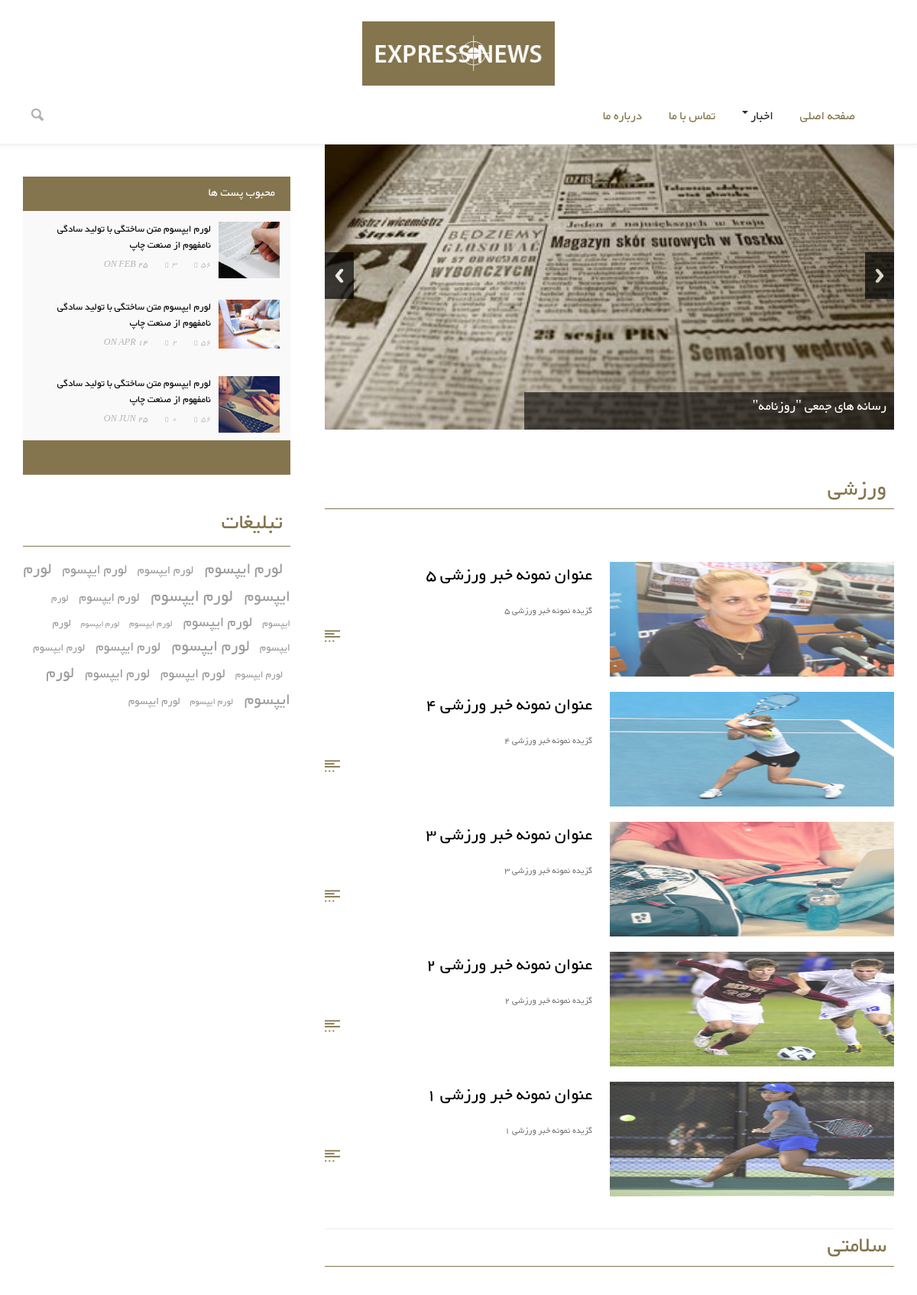
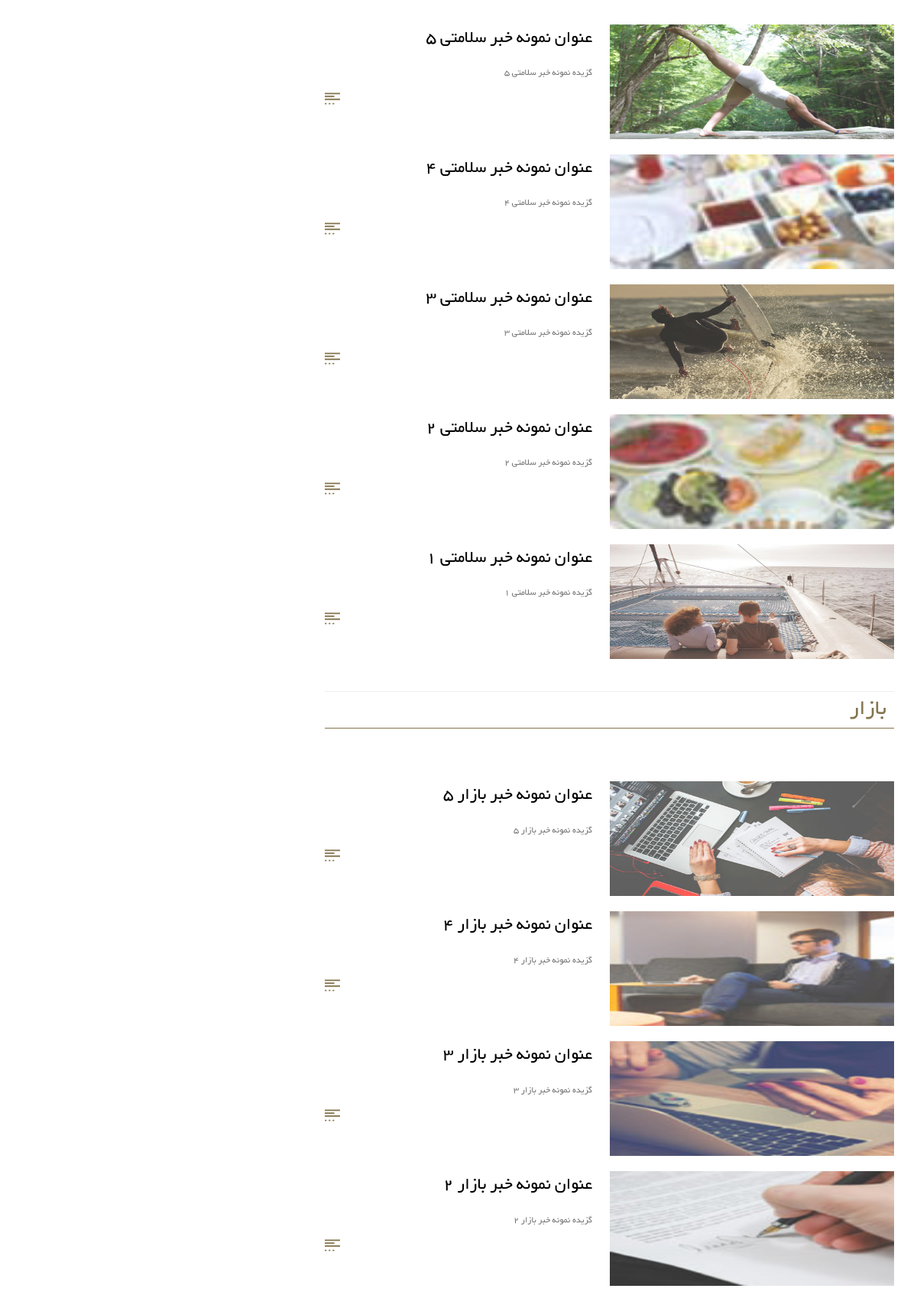
The page / (upper part) on the database its author committed (2 pictures, top to bottom).
### tables this page shows
CREATE TABLE `slider` (
  `id` int(11) NOT NULL,
  `title` varchar(250) NOT NULL,
  `address` varchar(500) NOT NULL
);

CREATE TABLE `news_cat` (
  `id` int(11) NOT NULL,
  `title` varchar(100) NOT NULL
);

CREATE TABLE `news` (
  `id` int(11) NOT NULL,
  `title` varchar(200) NOT NULL,
  `excerpt` text NOT NULL,
  `content` text NOT NULL,
  `pic` varchar(500) NOT NULL,
  `visit_count` int(11) NOT NULL DEFAULT 0,
  `cat_id` int(11) NOT NULL DEFAULT 0,
  `created_at` date NOT NULL
);

### Lib/View.php (called while the page is built, shortened)
<?php
    class View {
        public $nc;
        function __construct() {
            $this->nc = new news_cat();
        }
        function header()
        {
            $data['allNews_cat'] = $this->nc->get_all("news_cat");
            $this->render('front/header',$data);
        }
        function footer()
        {
            $data['allNews_cat'] = $this->nc->get_all("news_cat");
            $this->render('front/footer',$data);
        }
        public function render($view_name, $data = NULL)
        {
            require "Views/" . $view_name . ".php";
        }
    }

### Controllers/mainController.php (called while the page is built, shortened)
<?php
    class mainController extends Controller
    {
        public function index()
        {
            $allNews = $this->model->get_last("news","id");
            $data['allNews'] = $allNews;
            $allSliders = $this->model->get_all("slider");
            $data['allSliders'] = $allSliders;
            $allMessages = $this->model->get_all("contact_us");
            $data['allMessages'] = $allMessages;
            $allNews_cat = $this->model->get_all("news_cat");
            $allNews_cat2 = [];
            while ($row = $allNews_cat->fetch_assoc()) {
                $counter = 0;
                $id = $row['id'];
                $row['news'] = [];
                while ($new = $allNews->fetch_assoc()){
                    if($id == $new['cat_id']){
                        array_push($row['news'], ['id' =>$new['id'] , 'title' => $new['title'] , 'excerpt' => $new['excerpt'] , 'visit_count' => $new['visit_count'] , 'pic' => $new['pic'] ]);
                        $counter++;
                        if ($counter==5)
                            break;
                    }
                }
                $allNews_cat2[] = $row;
                mysqli_data_seek($allNews, 0);
            }
            mysqli_data_seek($allNews_cat, 0);
            $data['allNews_cat'] = $allNews_cat;
            $data['allNews_cat2'] = $allNews_cat2;
            $this->view->header();
            $this->view->render('front/index',$data);
            $this->view->footer();
        }
    }

### Lib/Bootstrap.php (called while the page is built, shortened)
<?php
    class Bootstrap {
        function __construct() {
            if(!isset($_GET['page']) || $_GET['page']=='index.php')
            {
                $page = "main";
            }
            else {
                $page = $_GET['page'];
            }
            $arr = explode('/', $page);
            $controller = new $ctrl;
            $controller->loadModel($arr[0]);
            if(isset($arr[1]))
            {
                $method = $arr[1];
            }
            else {
                $method = 'index';
            }
            $controller->{$method}();
        }
    }

### index.php (called while the page is built, shortened)
<?php
    require 'Lib/Bootstrap.php';
    require 'Lib/Controller.php';
    require 'Lib/View.php';
    require 'Lib/DataBase.php';
    require 'Lib/Model.php';
    $app = new Bootstrap();

### Lib/Controller.php (called while the page is built, shortened)
<?php
    class Controller {
        public function loadModel($model_name)
        {
            $model = "Models/" .($model_name) . ".php";
            if(file_exists($model)){
                $this->model = new $model_name();
            }
        }
    }

### Lib/DataBase.php (called while the page is built, shortened)
<?php
    class DataBase
    {
        function __construct()
        {
            $this->conn = new mysqli(HOST, DB_USERNAME, DB_PASSWORD, DB_NAME);
        }
    }

### Lib/Model.php (called while the page is built, shortened)
<?php
    class Model extends DataBase {
        public $conn;
        public function get_all($table)
        {
            $q = "SELECT * FROM $table" ;
            return mysqli_query($this->conn, $q);
        }
        public function get_last($table,$id)
        {
            $q = "SELECT * FROM $table ORDER BY $id DESC" ;
            return mysqli_query($this->conn, $q);
        }
    }

### Views/front/index.php (the view, shortened to what this page needs)
	<div class="main-body">
		<div class="wrap">
			<div class="col-md-8 content-right">
				<div class="slider">
					<div class="callbacks_wrap">
						<ul class="rslides" id="slider">
                                                    <?php while($sliders = $allSliders->fetch_assoc()) {?>
                                                    <li>
                                                        <img src="<?= BASE_URL ?>Public/images/<?php echo $sliders["address"]; ?>" alt="">
								<div class="caption">
                                                                    <a href="#"> <?php echo $sliders["title"]; ?> </a>
								</div>
                                                    </li>
                                                    <?php } ?>
						</ul>
					</div>
				</div>
				<div class="articles">
                                        <?php
                                            foreach ($allNews_cat2 as $key => $value){
                                        ?>
					<header>
                                            <h3 class="title-head">
                                                <?php echo $value['title']; ?>
                                            </h3>
					</header>
					<div class="article">
                                                <?php foreach($value['news'] as $news)	{ ?>
                                            <br>
						<div class="article-right">
                                                    <a href="<?= BASE_URL ?>main/single_new?id=<?php echo $news['id']; ?>"><img height="150" src="<?= BASE_URL ?>Public/images/<?php echo $news['pic']; ?>"></a>
						</div>
						<div class="article-left">
							<div class="article-title">
								<a class="title" href="<?= BASE_URL ?>main/single_new?id=<?php echo $news['id']; ?>"><?php echo $news['title']; ?></a>
							</div>
							<div class="article-text">
								<p><?php echo $news['excerpt']; ?></p>
								<a href="<?= BASE_URL ?>main/single_new?id=<?php echo $news['id']; ?>"><img src="<?= BASE_URL ?>Public/images/more.png" alt="" /></a>
								<div class="clearfix"></div>
							</div>
						</div>
                                        <?php } ?>
					</div>
                                    <?php
                                     }
                                     ?>
				</div>
				</div>
			<div class="col-md-4 side-bar">
			<div class="first_half">
				<div class="list_vertical">
		         	 	<section class="accordation_menu">
						  <div>
						   <label for="label-1" id="item1"><i class="ferme"> </i>
                                                    محبوب پست ها
                                                    <i class="icon-plus-sign i-left1"></i><i class="icon-minus-sign i-left2"></i></label>
						    <div class="content" id="a1">
						    	<div class="scrollbar" id="style-2">
								 <div class="force-overflow">
									<div class="popular-post-grids">
										<div class="popular-post-grid">
											<div class="post-img">
												<a href="single.html"><img src="<?= BASE_URL ?>Public/images/bus2.jpg" alt="" /></a>
											</div>
											<div class="post-text">
												<a class="pp-title" href="single.html">لورم ایپسوم متن ساختگی با تولید سادگی نامفهوم از صنعت چاپ</a>
												<p>On Feb 25 <a class="span_link" href="#"><span class="glyphicon glyphicon-comment"></span>3 </a><a class="span_link" href="#"><span class="glyphicon glyphicon-eye-open"></span>56 </a></p>
											</div>
											<div class="clearfix"></div>
										</div>
										<div class="popular-post-grid">
											<div class="post-img">
												<a href="single.html"><img src="<?= BASE_URL ?>Public/images/bus1.jpg" alt="" /></a>
											</div>
											<div class="post-text">
												<a class="pp-title" href="single.html">لورم ایپسوم متن ساختگی با تولید سادگی نامفهوم از صنعت چاپ</a>
												<p>On Apr 14 <a class="span_link" href="#"><span class="glyphicon glyphicon-comment"></span>2 </a><a class="span_link" href="#"><span class="glyphicon glyphicon-eye-open"></span>56 </a></p>
											</div>
											<div class="clearfix"></div>
										</div>
										<div class="popular-post-grid">
											<div class="post-img">
												<a href="#"><img src="<?= BASE_URL ?>Public/images/bus3.jpg" alt="" /></a>
											</div>
											<div class="post-text">
												<a class="pp-title" href="single.html">لورم ایپسوم متن ساختگی با تولید سادگی نامفهوم از صنعت چاپ</a>
												<p>On Jun 25 <a class="span_link" href="#"><span class="glyphicon glyphicon-comment"></span>0 </a><a class="span_link" href="#"><span class="glyphicon glyphicon-eye-open"></span>56 </a></p>
											</div>
											<div class="clearfix"></div>
										</div>
									</div>
									</div>
                                </div>
                              </div>
						  </div>
						  <div>
						    <label for="label-2" id="item2"><i class="icon-leaf" id="i2"></i>
                                                    <i class="icon-plus-sign i-left1"></i><i class="icon-minus-sign i-left2"></i></label>
						  </div>
						</section>
					 </div>
					 </div>
					 <div class="secound_half">
					 <div class="tags">
						<header>
							<h3 class="title-head">تبلیغات</h3>
						</header>
						<p>
						<a class="tag1" href="single.html">
لورم ایپسوم </a>
						<a class="tag2" href="single.html">
لورم ایپسوم </a>
						<a class="tag3" href="single.html">
لورم ایپسوم </a>
						<a class="tag4" href="single.html">
لورم ایپسوم </a>
						<a class="tag5" href="single.html">
لورم ایپسوم </a>
						<a class="tag6" href="single.html">
لورم ایپسوم </a>
						<a class="tag7" href="single.html">
لورم ایپسوم </a>
						<a class="tag8" href="single.html">
لورم ایپسوم </a>
						<a class="tag9" href="single.html">
لورم ایپسوم </a>
						<a class="tag10" href="single.html">
لورم ایپسوم </a>
						<a class="tag11" href="single.html">
لورم ایپسوم </a>
						<a class="tag12" href="single.html">
لورم ایپسوم </a>
						<a class="tag13" href="single.html">
لورم ایپسوم </a>
						<a class="tag14" href="single.html">
لورم ایپسوم </a>
						<a class="tag15" href="single.html">
لورم ایپسوم </a>
						<a class="tag16" href="single.html">
لورم ایپسوم </a>
						<a class="tag17" href="single.html">
لورم ایپسوم </a>
						<a class="tag18" href="single.html">
لورم ایپسوم </a>
						<a class="tag19" href="single.html">
لورم ایپسوم </a>
						<a class="tag20" href="single.html">
لورم ایپسوم </a>
						</p>
					 </div>
					</div>
			</div>
			<div class="clearfix"></div>
		</div>
	</div>

### Views/front/header.php (shortened to what this page needs)
<!DOCTYPE html>
<html>
<head>
<link href="<?= BASE_URL ?>Public/css/bootstrap.css" rel='stylesheet' type='text/css' />
<link href="<?= BASE_URL ?>Public/css/style.css" rel="stylesheet" type="text/css" media="all" />
</head>
<body>
	<div class="header">
		<div class="header-bottom">
			<div class="logo text-center">
				<a href="<?= BASE_URL ?>"><img src="<?= BASE_URL ?>Public/images/logo.jpg" alt="" /></a>
			</div>
			<div class="navigation">
				<nav class="navbar navbar-default" role="navigation">
		   <div class="wrap">
			<div class="collapse navbar-collapse" id="bs-example-navbar-collapse-1">
                            <ul class="nav navbar-nav">
                                <li class="active"><a href="<?= BASE_URL ?>">صفحه اصلی</a></li>
                                <li class="dropdown">
                                    <a href="#" class="dropdown-toggle" data-toggle="dropdown">اخبار<b class="caret"></b></a>
                                </li>
                                <li class="active"><a href="<?= BASE_URL ?>contact_us">تماس با ما</a></li>
                                <li class="active"><a href="<?= BASE_URL ?>">درباره ما</a></li>
                            </ul>
				<div class="search">
				    <div class="search-box">
					    <div id="sb-search" class="sb-search">
                                                <form action="<?= BASE_URL ?>main/search" method="Post">
								<span class="sb-icon-search"> </span>
							</form>
						</div>
				    </div>
					</div>
					<div class="clearfix"></div>
				</div>
			</div>
			</div>
		</div>
    </div>

### Views/front/footer.php (shortened to what this page needs)
</body>
</html>

### rows shown on the page
slider: address (picture), title "رسانه های جمعی \"روزنامه\""
news_cat: title "ورزشی"
news: pic (picture), title "عنوان نمونه خبر ورزشی 5", excerpt "گزیده نمونه خبر ورزشی 5"
news: pic (picture), title "عنوان نمونه خبر ورزشی 4", excerpt "گزیده نمونه خبر ورزشی 4"
news: pic (picture), title "عنوان نمونه خبر ورزشی 3", excerpt "گزیده نمونه خبر ورزشی 3"
news: pic (picture), title "عنوان نمونه خبر ورزشی 2", excerpt "گزیده نمونه خبر ورزشی 2"
news: pic (picture), title "عنوان نمونه خبر ورزشی 1", excerpt "گزیده نمونه خبر ورزشی 1"
news_cat: title "سلامتی"
news: pic (picture), title "عنوان نمونه خبر سلامتی 5", excerpt "گزیده نمونه خبر سلامتی 5"
news: pic (picture), title "عنوان نمونه خبر سلامتی 4", excerpt "گزیده نمونه خبر سلامتی 4"
news: pic (picture), title "عنوان نمونه خبر سلامتی 3", excerpt "گزیده نمونه خبر سلامتی 3"
news: pic (picture), title "عنوان نمونه خبر سلامتی 2", excerpt "گزیده نمونه خبر سلامتی 2"
news: pic (picture), title "عنوان نمونه خبر سلامتی 1", excerpt "گزیده نمونه خبر سلامتی 1"
news_cat: title "بازار"
news: pic (picture), title "عنوان نمونه خبر بازار 5", excerpt "گزیده نمونه خبر بازار 5"
news: pic (picture), title "عنوان نمونه خبر بازار 4", excerpt "گزیده نمونه خبر بازار 4"
news: pic (picture), title "عنوان نمونه خبر بازار 3", excerpt "گزیده نمونه خبر بازار 3"
news: pic (picture), title "عنوان نمونه خبر بازار 2", excerpt "گزیده نمونه خبر بازار 2"
